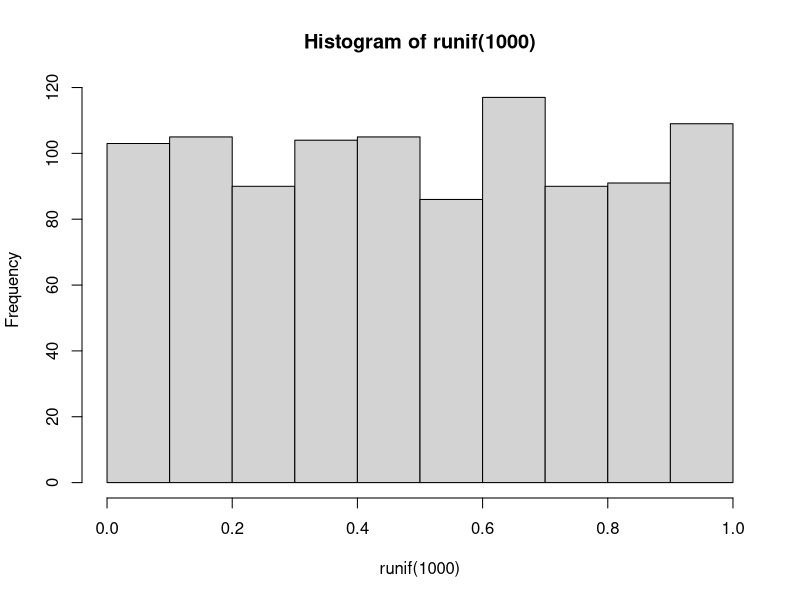
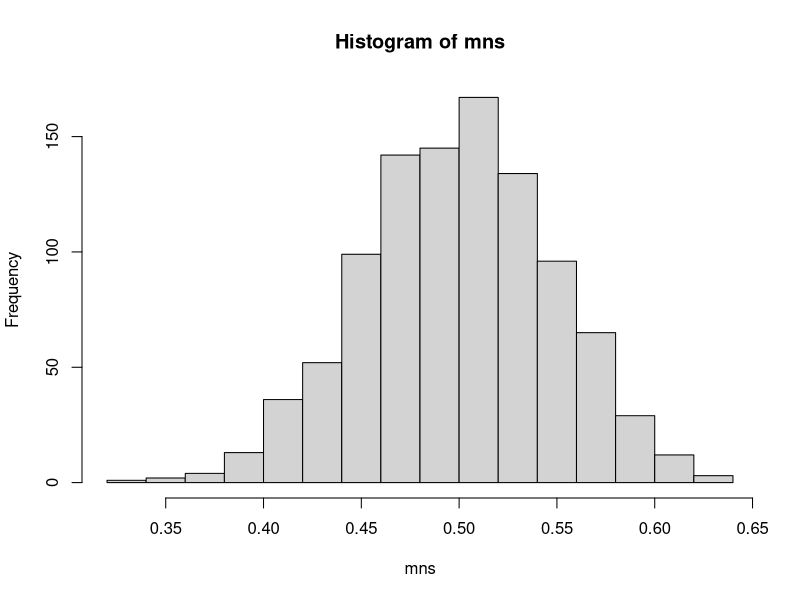
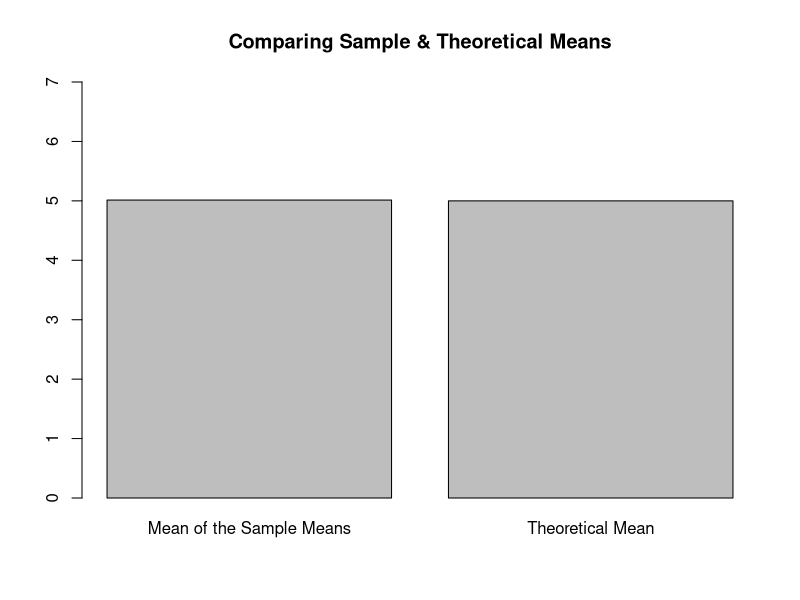
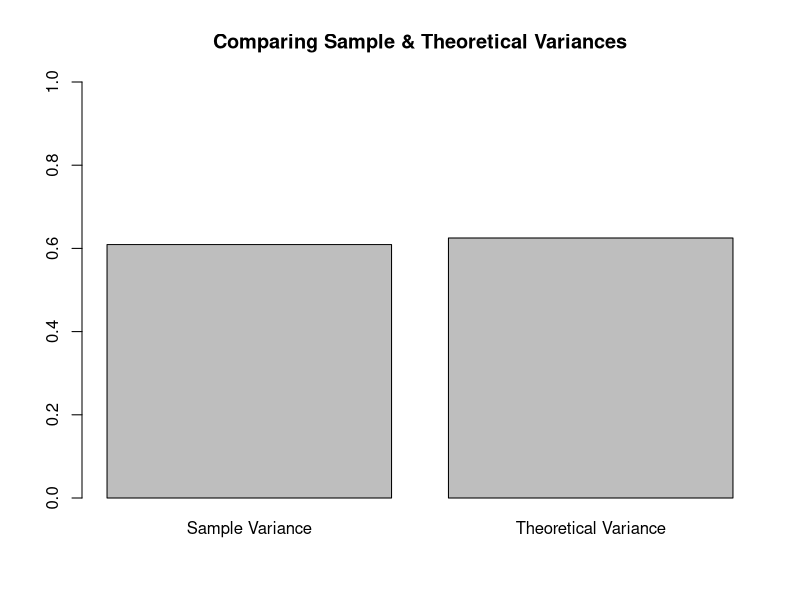
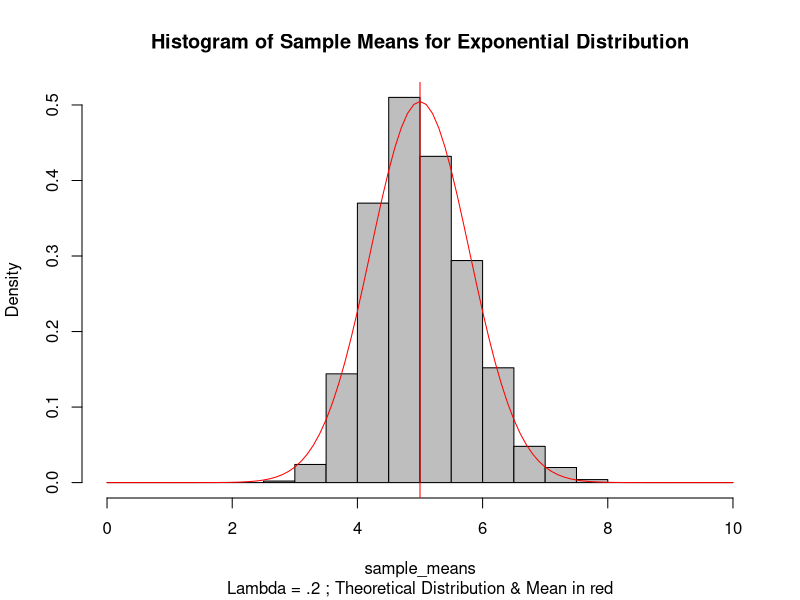
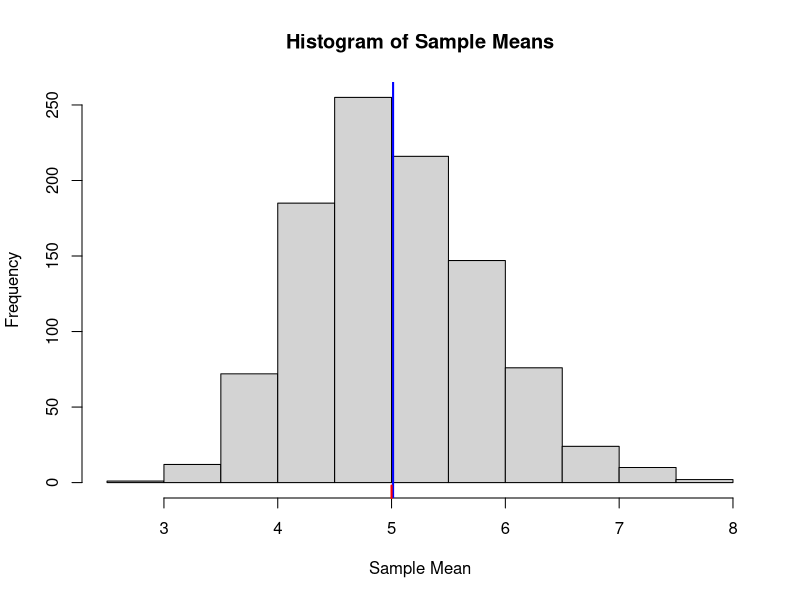

Recreate these plots in R, in order.
###########
#
### PART 1
#
###########

# The exponential distribution can be simulated in R with rexp(n, lambda) where lambda is the rate parameter. 
# The mean of exponential distribution is 1/lambda and the standard deviation is also 1/lambda. Set lambda = 0.2 for all of the simulations. 
# You will investigate the distribution of averages of 40 exponentials. 
# Note that you will need to do a thousand simulations.


# Illustrate via simulation and associated explanatory text the properties of the distribution of the mean of 40 exponentials.  You should:
#   1. Show the sample mean and compare it to the theoretical mean of the distribution.
#   2. Show how variable the sample is (via variance) and compare it to the theoretical variance of the distribution.
#   3. Show that the distribution is approximately normal.

# Example: 
# 1000 random uniforms
hist(runif(1000))
# distribution of 1000 averages of 40 random uniforms
mns = NULL
for (i in 1 : 1000) mns = c(mns, mean(runif(40)))
hist(mns)


#
### 1. Sample Mean versus Theoretical Mean
#

# Set parameters
n <- 40
lambda <- 0.2
nosim <- 1000

# Store Theoretical Values
theoretical_mean <- 1/lambda
theoretical_sd <- 1/lambda


## Run simulation on sample means
sample_means <- NULL
for(i in 1:nosim){
  sample_means <- c(sample_means, mean(rexp(n,lambda)))
}


## Compare distribution of sample means to theoretical means

# Mean of sample means
mean(sample_means)
# Theoretical mean
theoretical_mean

# Plot
barplot(c(mean(sample_means),theoretical_mean),
        names.arg = c("Mean of the Sample Means","Theoretical Mean"),
        ylim = c(0,7),
        main = "Comparing Sample & Theoretical Means")



#
### 2. Sample Variance versus Theoretical Variance
#

# Variance of Sample Means
var(sample_means)
# Theoretical Variance
theoretical_sd^2/n

# Plot
barplot(c(var(sample_means),theoretical_sd^2/n),
        names.arg = c("Sample Variance","Theoretical Variance"),
        ylim = 0:1,
        main = "Comparing Sample & Theoretical Variances")



#
### 3. Show that the distribution is approximately normal
#

# Plot histogram and normal distribution
plot.new()
hist(sample_means, 
     breaks = (0:20)/2,
     freq = FALSE,
     col = "grey",
     main = "Histogram of Sample Means for Exponential Distribution",
     sub = "Lambda = .2 ; Theoretical Distribution & Mean in red")
abline(v = theoretical_mean, col = "red")
#abline(v = mean(sample_means), col = "blue")
curve(dnorm(x, mean = theoretical_mean, sd = theoretical_sd/sqrt(n))
      ,0,10, add = TRUE, col = "red")


hist(sample_means,xlab ="Sample Mean", main = paste("Histogram of" , "Sample Means"))
abline(v = mean(sample_means), col = "blue", lwd = 2)
rug(1/lambda, col = "red", lwd = 2)


